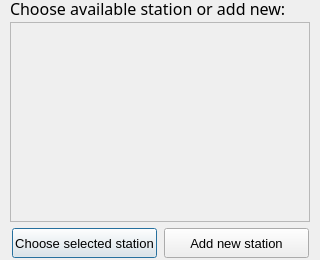
<?xml version="1.0" encoding="UTF-8"?>
<ui version="4.0">
 <class>Dialog</class>
 <widget class="QDialog" name="Dialog">
  <property name="geometry">
   <rect>
    <x>0</x>
    <y>0</y>
    <width>320</width>
    <height>260</height>
   </rect>
  </property>
  <property name="sizePolicy">
   <sizepolicy hsizetype="Fixed" vsizetype="Fixed">
    <horstretch>0</horstretch>
    <verstretch>0</verstretch>
   </sizepolicy>
  </property>
  <property name="minimumSize">
   <size>
    <width>320</width>
    <height>260</height>
   </size>
  </property>
  <property name="maximumSize">
   <size>
    <width>320</width>
    <height>260</height>
   </size>
  </property>
  <property name="windowTitle">
   <string>Dialog</string>
  </property>
  <widget class="QWidget" name="verticalLayoutWidget">
   <property name="geometry">
    <rect>
     <x>10</x>
     <y>0</y>
     <width>302</width>
     <height>259</height>
    </rect>
   </property>
   <property name="font">
    <font>
     <pointsize>10</pointsize>
    </font>
   </property>
   <layout class="QVBoxLayout" name="main_layout">
    <property name="spacing">
     <number>5</number>
    </property>
    <item>
     <widget class="QLabel" name="choose_station_text_label">
      <property name="sizePolicy">
       <sizepolicy hsizetype="Fixed" vsizetype="Fixed">
        <horstretch>0</horstretch>
        <verstretch>0</verstretch>
       </sizepolicy>
      </property>
      <property name="minimumSize">
       <size>
        <width>300</width>
        <height>15</height>
       </size>
      </property>
      <property name="maximumSize">
       <size>
        <width>300</width>
        <height>15</height>
       </size>
      </property>
      <property name="font">
       <font>
        <family>Geneva</family>
        <pointsize>12</pointsize>
        <italic>false</italic>
       </font>
      </property>
      <property name="text">
       <string>Choose available station or add new:</string>
      </property>
     </widget>
    </item>
    <item>
     <widget class="QScrollArea" name="available_stations_scroll_area">
      <property name="sizePolicy">
       <sizepolicy hsizetype="Fixed" vsizetype="Fixed">
        <horstretch>0</horstretch>
        <verstretch>0</verstretch>
       </sizepolicy>
      </property>
      <property name="minimumSize">
       <size>
        <width>300</width>
        <height>200</height>
       </size>
      </property>
      <property name="maximumSize">
       <size>
        <width>300</width>
        <height>200</height>
       </size>
      </property>
      <property name="font">
       <font>
        <pointsize>10</pointsize>
       </font>
      </property>
      <property name="widgetResizable">
       <bool>true</bool>
      </property>
      <widget class="QWidget" name="scrollAreaWidgetContents">
       <property name="geometry">
        <rect>
         <x>0</x>
         <y>0</y>
         <width>298</width>
         <height>198</height>
        </rect>
       </property>
      </widget>
     </widget>
    </item>
    <item>
     <layout class="QHBoxLayout" name="buttons_layout">
      <item>
       <widget class="QPushButton" name="choose_selected_station_button">
        <property name="sizePolicy">
         <sizepolicy hsizetype="Fixed" vsizetype="Fixed">
          <horstretch>0</horstretch>
          <verstretch>0</verstretch>
         </sizepolicy>
        </property>
        <property name="minimumSize">
         <size>
          <width>145</width>
          <height>30</height>
         </size>
        </property>
        <property name="maximumSize">
         <size>
          <width>145</width>
          <height>30</height>
         </size>
        </property>
        <property name="font">
         <font>
          <pointsize>10</pointsize>
         </font>
        </property>
        <property name="text">
         <string>Choose selected station</string>
        </property>
       </widget>
      </item>
      <item>
       <widget class="QPushButton" name="add_new_station_button">
        <property name="sizePolicy">
         <sizepolicy hsizetype="Fixed" vsizetype="Fixed">
          <horstretch>0</horstretch>
          <verstretch>0</verstretch>
         </sizepolicy>
        </property>
        <property name="minimumSize">
         <size>
          <width>145</width>
          <height>30</height>
         </size>
        </property>
        <property name="maximumSize">
         <size>
          <width>145</width>
          <height>30</height>
         </size>
        </property>
        <property name="font">
         <font>
          <pointsize>10</pointsize>
         </font>
        </property>
        <property name="text">
         <string>Add new station</string>
        </property>
       </widget>
      </item>
     </layout>
    </item>
   </layout>
  </widget>
 </widget>
 <resources/>
 <connections/>
</ui>
